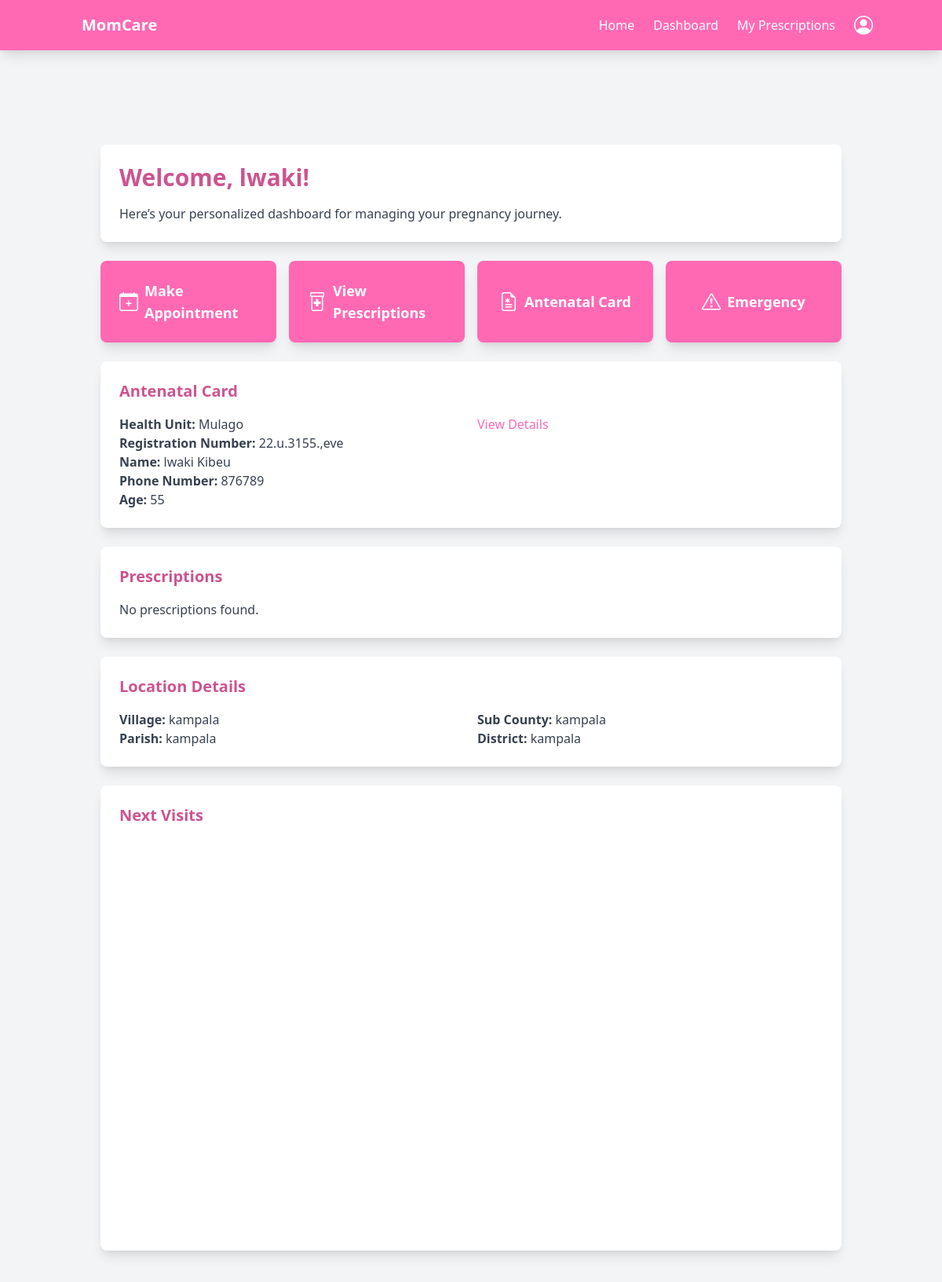
The page /patient_dashboard/ (signed in) on the database as committed earlier.
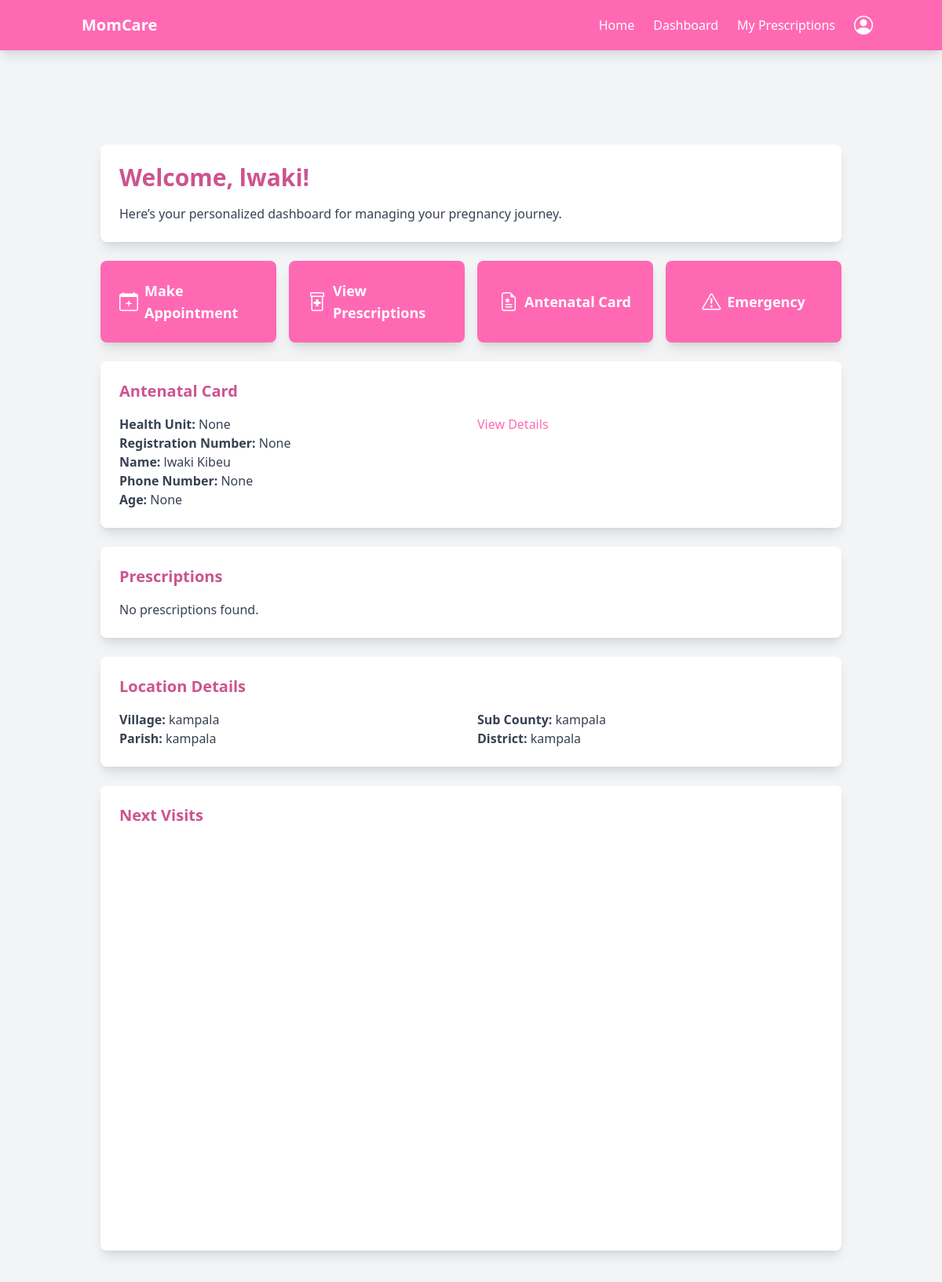
The same page on the database as committed later.
### antenental/models.py (models this page shows, shortened)
class AntenatalCard(models.Model):
    user = models.ForeignKey(User, on_delete=models.CASCADE, related_name='antenatal_patients')  # Links to the registered patient
    Doctor = models.ForeignKey(User, on_delete=models.CASCADE, related_name='antenatal_doctors', default=1)  # Links to the assigned doctor
    health_unit = models.CharField(max_length=255, blank=True, null=True )  # Health facility name
    reg_no = models.CharField(max_length=100, blank=True, null=True, unique=True)  # Unique registration number
    name = models.CharField(max_length=255)  # Patient's full name
    nin = models.CharField(max_length=20, unique=True, null=True, blank=True)  # National ID Number
    phone_no = models.CharField(max_length=15)
    age = models.IntegerField(blank=True, null=True)
    village = models.CharField(max_length=255)
    parish = models.CharField(max_length=255)
    sub_county = models.CharField(max_length=255)
    district = models.CharField(max_length=255)
    occupation = models.CharField(max_length=255)
    religion = models.CharField(max_length=100, null=True, blank=True)
    education_level = models.CharField(max_length=100, null=True, blank=True)
    tribe = models.CharField(max_length=100, null=True, blank=True)
    marital_status = models.CharField(
        max_length=20, choices=[('Single', 'Single'), ('Married', 'Married')]
    )
    next_of_kin_name = models.CharField(max_length=255,blank=True, null=True)
    next_of_kin_phone = models.CharField(max_length=15, blank=True, null=True)
    next_of_kin_relationship = models.CharField(max_length=100, blank=True, null=True)
    next_of_kin_address = models.TextField(blank=True, null=True)
    gravida = models.IntegerField(blank=True, null=True)  # Number of pregnancies
    para = models.IntegerField(blank=True, null=True)  # Number of deliveries after 28 weeks
    abortions = models.IntegerField(blank=True, null=True)  # Number of pregnancy losses before 28 weeks
    presenting_complaints = models.TextField(null=True, blank=True)
    first_day_of_lnmp = models.DateField(blank=True, null=True)  # Last Normal Menstrual Period
    edd = models.DateField(blank=True, null=True)  # Estimated Due Date
    weeks_of_amenorrhea = models.IntegerField(blank=True, null=True)  # Number of weeks since last period
    complications_of_pregnancy = models.TextField(null=True, blank=True)
    hospitalization = models.BooleanField(default=False ,blank=True, null=True)
    hospitalization_reason = models.TextField(null=True, blank=True)
    Doctor = models.ForeignKey(User, on_delete=models.CASCADE)
    next_visit = models.DateTimeField(null=True, blank=True)  # Date and time of the next visit
    created_at = models.DateTimeField(auto_now_add=True)
    updated_at = models.DateTimeField(auto_now=True)

### accounts/views.py (the view)
# urls.py: path('patient_dashboard/', patient_dashboard, name='patient_dashboard'),
@login_required
@patient
def patient_dashboard(request):
    user = request.user
    patient = Patient.objects.filter(user=user).first()
    location = Location.objects.filter(user=user).first()
    antenatal_card = AntenatalCard.objects.filter(user=user).first()
    prescriptions = Prescription.objects.filter(patient=user).order_by('-prescription_date')
    next_visits = []
    if antenatal_card and antenatal_card.next_visit:
        next_visits.append({
            'title': antenatal_card.name,
            'start': antenatal_card.next_visit.isoformat(),
            'allDay': True,
        })
    context = {
    'patient': patient,
    'location': location,
    'antenatal_card': antenatal_card,
    'prescriptions': prescriptions,
    'next_visits': json.dumps(next_visits, cls=DjangoJSONEncoder),  # Serialize to JSON
}
    return render(request, 'dashboards/patient_dashboard.html', context)

### templates/dashboards/patient_dashboard.html (shortened to what the changed rows need)
{% extends 'base.html' %}
{% load static %}
{% block content %}
<main class="mt-16 sm:mt-20 min-h-screen p-4 sm:p-6 bg-gray-100">
    <div class="container mx-auto">
        <div class="bg-white p-6 rounded-lg shadow-lg mb-6">
            <h2 class="text-2xl sm:text-3xl font-bold text-hotpink-dark mb-4">Welcome, {{ patient.user.first_name }}!</h2>
        </div>
        <div id="antenatal-card" class="bg-white p-6 rounded-lg shadow-lg mb-6">
            {% if antenatal_card %}
                <div class="grid grid-cols-1 sm:grid-cols-2 gap-4">
                    <div>
                        <p class="text-gray-700"><strong>Health Unit:</strong> {{ antenatal_card.health_unit }}</p>
                        <p class="text-gray-700"><strong>Registration Number:</strong> {{ antenatal_card.reg_no }}</p>
                        <p class="text-gray-700"><strong>Name:</strong> {{ antenatal_card.name }}</p>
                        <p class="text-gray-700"><strong>Phone Number:</strong> {{ antenatal_card.phone_no }}</p>
                        <p class="text-gray-700"><strong>Age:</strong> {{ antenatal_card.age }}</p>
                    </div>
                    <div>
                        <a href="{% url 'antenatal_card_details' antenatal_card.id %}" class="text-hotpink hover:text-hotpink-light">View Details</a>
                    </div>
                </div>
            {% else %}
                <p class="text-gray-700">No antenatal card found. Please contact your healthcare provider.</p>
            {% endif %}
        </div>
    </div>
</main>
<link href="https://cdn.jsdelivr.net/npm/fullcalendar@5.11.3/main.min.css" rel="stylesheet">
{% endblock %}

Rows that differ between the two databases and show on the page:
changed AntenatalCard "lwaki Kibeu": health_unit "Mulago" → "None"; reg_no "22.u.3155.,eve" → "None"; phone_no "876789" → "None"; age "55" → "None"
